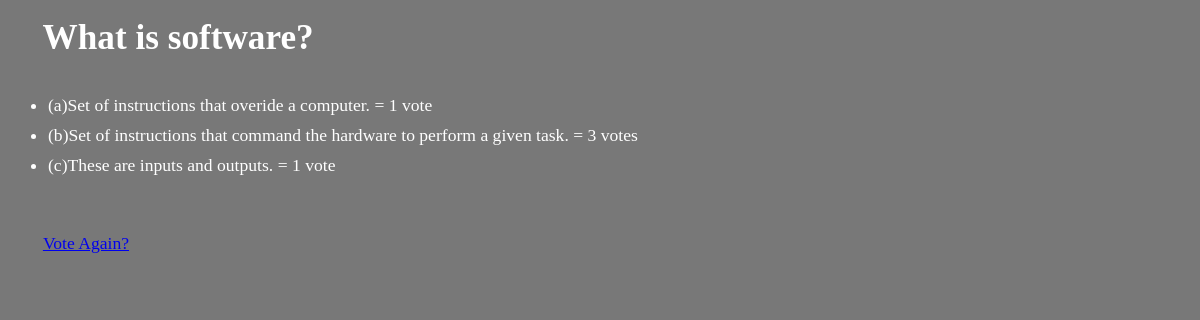
Screenshot of /polls/3/results/ with the database file from the repository.
### polls/models.py (models this page shows, shortened)
class Question(models.Model):
    question_text = models.CharField(max_length=200)
    pub_date = models.DateTimeField('date published')

class Choice(models.Model):
    question = models.ForeignKey(Question,on_delete=models.CASCADE)
    choice_text = models.CharField(max_length=200)
    votes = models.IntegerField(default=0)

### polls/views.py (the view)
# urls.py: path('<int:pk>/results/', views.ResultsView.as_view(), name='results'),
class ResultsView(generic.DetailView):
    model = Question
    template_name = 'polls/results.html'

### polls/templates/polls/results.html
{% load static %}
<link rel="stylesheet" type="text/css" href="{% static 'polls/style.css' %}">
<h1>&nbsp; &nbsp; {{ question.question_text }}</h1>
<ul>
    {% for choice in question.choice_set.all %}
    <li>{{ choice.choice_text }} = {{ choice.votes }}
        vote{{ choice.votes|pluralize }}</li>
{% endfor %}
</ul>
<br>&nbsp; &nbsp; &nbsp; &nbsp; <a href="{% url 'polls:detail' question.id %}">Vote Again?</a>

### rows the page displays
Question: question_text "What is software?"
Choice: choice_text "(a)Set of instructions that overide a computer.", votes "1"
Choice: choice_text "(b)Set of instructions that command the hardware to perform a given task.", votes "3"
Choice: choice_text "(c)These are inputs and outputs.", votes "1"
